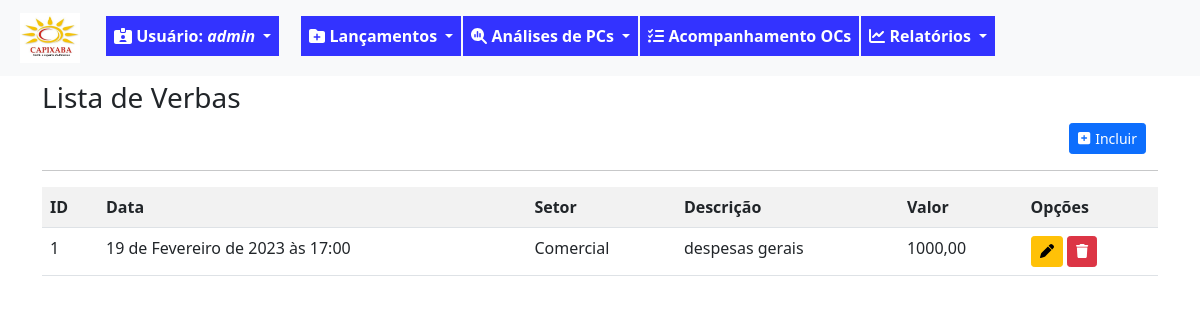
The page /verbas/listar/ (signed in) on the database as committed earlier.
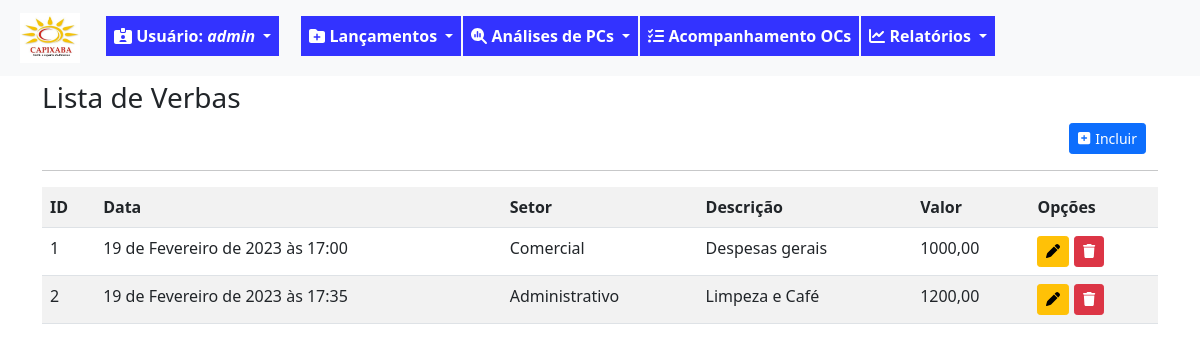
The same page on the database as committed later.
### fluxo/models.py (models this page shows, shortened)
class Verba(models.Model):
    data_verba = models.DateTimeField(verbose_name='Data Lançamento', default=timezone.now)
    valor_verba = models.DecimalField(verbose_name='Valor da Verba', max_digits=9, decimal_places=2)
    setor_verba = models.ForeignKey(Setor, on_delete=models.PROTECT, verbose_name='Setor')
    desc_verba = models.CharField(verbose_name='Descrição', max_length=200)
    motivo_verba = models.TextField(verbose_name='Motivo', max_length=1000, blank=True, null=True)

class Setor(models.Model):
    setor_desc = models.CharField(verbose_name='Setor', max_length=100, unique=True)
    def __str__(self):
        return self.setor_desc

### fluxo/views.py (the view)
# urls.py: path('verbas/listar/', VerbaList.as_view(), name='lista-verbas'),
class VerbaList(GroupRequiredMixin, LoginRequiredMixin,ListView):
    login_url = reverse_lazy('login')
    group_required = u'Aprovador'
    model = Verba
    template_name = 'fluxo/listas/lista-verbas.html'

### fluxo/templates/fluxo/listas/lista-verbas.html (shortened to what this page needs)
{% extends 'paginas/base.html' %}
{% load static %}
{% block conteudo %}
<h3 style="margin-top: 5px;">Lista de Verbas </h3>
<div class="container container-dir">
    <a href="{% url 'cad-verbas' %}" class="btn btn-primary btn-sm" title="Incluir nova verba">
        <i style="margin-right: 5px" class="fa-solid fa-square-plus"></i>Incluir</a>
</div>
<hr>
<div class="table-responsive">
    <table class="table table-striped">
        <tr>
            <th>ID</th>
            <th>Data</th>
            <th>Setor</th>
            <th>Descrição</th>
            <th>Valor</th>
            <th>Opções</th>
        </tr>
        {% for verba in object_list %}
        <tr>
            <td>{{ verba.pk }}</td>
            <td>{{ verba.data_verba }}</td>
            <td>{{ verba.setor_verba }}</td>
            <td>{{ verba.desc_verba }}</td>
            <td>{{ verba.valor_verba }}</td>
            <td>
                <a href="{% url 'alter-verbas' verba.pk %}" class="btn btn-warning btn-sm" title="Alterar Verba"><i class="fa-solid fa-pen"></i></a>
                <a href="{% url 'excl-verbas' verba.pk %}" class="btn btn-danger btn-sm" title="Excluir Verba"><i class="fa-solid fa-trash"></i></a>
            </td>
        </tr>
        {% empty %}
        <tr>
            <td colspan="6">Lista vazia</td>
        </tr>
        {% endfor%}
    </table>
</div>
{% endblock conteudo %}

Rows that differ between the two databases and show on the page:
changed Verba "Comercial": desc_verba "despesas gerais" → "Despesas gerais"
added Verba: pk "2", data_verba "19 de Fevereiro de 2023 às 17:35", setor_verba "Administrativo", desc_verba "Limpeza e Café", valor_verba "1200,00"
